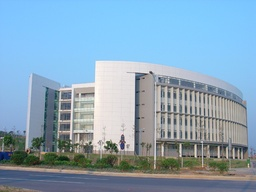
#> input picture Grating_filter/2.jpg, 256 x 192 px, shrunk from 1000 x 750 before the run
$ python Grating_filter.py
#> lines starting #> are read from the running program, lines starting #| are printed output that depends on the picture
import cv2
import numpy as np
import skimage.util as skut
import matplotlib.pyplot as plt

picture_address = '2.jpg'
d_rad = 2
plot_all = 0  # bool


def create_filter(condition, x_pixel, y_pixel=None):  # x -> j, and y -> -i
    """返回一个滤波器。
    可通过的范围条件（表达式），x像素值，y像素值"""
    if y_pixel is None:
        y_pixel = x_pixel
    ranges = [-int(x_pixel / 2), x_pixel - int(x_pixel / 2), -int(y_pixel / 2), y_pixel - int(y_pixel / 2)]
    x, y = np.meshgrid(np.arange(ranges[0], ranges[1], 1), np.arange(ranges[2], ranges[3], 1))
    filter0 = np.ones([y_pixel, x_pixel]) * (eval(condition))
    return filter0


def draw_pics(window_name, pic):
    """多图绘图工具
    [图1窗口，图2窗口……],[图1，图2……]"""
    if type(window_name) == str:
        window_name, pic = [window_name], [pic]  # show only 1 picture
    for i in range(len(pic)):
        cv2.imshow(window_name[i], pic[i])
    cv2.waitKey(0)
    cv2.destroyAllWindows()


def catchpic(pic_name):
    """读取'pic_name'中的图片，返回灰度图和开根号的复振幅（倾角0）
    pic_name:图片的位置"""
#> called with pic_name = '2.jpg'
    pic_gray = cv2.imread(pic_name, 0)
#> pic_gray: shape (192, 256); min 16, max 253, mean 158.6
    pic_sqrt = np.sqrt(pic_gray)
    pic_gray = np.array(pic_gray / pic_gray.max(), dtype='float64')  # float64 & uint8
    pic_sqrt = np.array(pic_sqrt / pic_sqrt.max(), dtype='float64')  # float64 & uint8
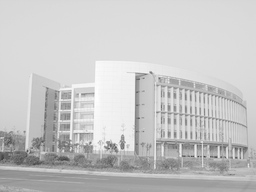
#> pic_sqrt: shape (192, 256) float64; min 0.251, max 1, mean 0.782
    return pic_gray, pic_sqrt


def comppic(pic1, pic2, bins=20, max_value=1, get_hist_pic=False, title=''):
    """输入两张图片，输出两张图片的绝对差值的分布直方图以及期望值
    默认数量是20个区间
    默认区间是[0，1]"""
    pixel = min(pic1.shape)
    different = cv2.absdiff(pic1, pic2).reshape(np.prod(pic1.shape))
    if get_hist_pic:
        plt.hist(different, bins, (0, max_value), density=True)
        # bins显示有几个直方,normed是否对数据进行标准化
        plt.title('Distribution of %s filter errors' % title)
        plt.xlabel('Error after filtering')
        plt.ylabel('Distribution density of pixels')
        plt.show()
    return np.sum(different ** 2) / pixel ** 2


def main():
    # 读取图片并转化为灰度值
    pic2, pic1 = catchpic(picture_address)
    pic_shape_xy = [pic2.shape[1], pic2.shape[0]]
#> pic_shape_xy = [256, 192]
    pixel = min(pic_shape_xy)  # pixel_x = pixel_y
#> pixel = 192
    # draw_pics('pic-gray', pic2)

    # 添加噪声
    pic2_gauss = skut.random_noise(pic2, 'gaussian', var=0.09)  # 高斯噪声方差
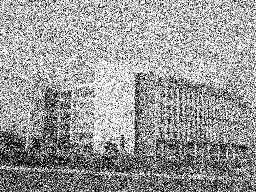
#> pic2_gauss: shape (192, 256) float64; min 0, max 1, mean 0.608
    pic2_salt = skut.random_noise(pic2, 's&p', amount=0.09)  # 椒盐噪声比例
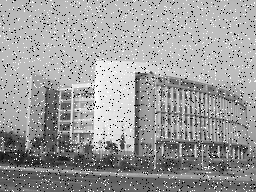
#> pic2_salt: shape (192, 256) float64; min 0, max 1, mean 0.615
    pic2_mix = skut.random_noise(pic2_salt, 'gaussian', var=0.09)  # 混合
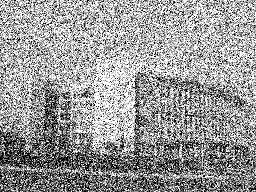
#> pic2_mix: shape (192, 256) float64; min 0, max 1, mean 0.6
    pics2 = [pic2, pic2_gauss, pic2_salt, pic2_mix]  # 下面要选择第几项来继续
    draw_pics(['0', '1-gauss', '2-salt', '3-mix'], pics2)
#> the loop in draw_pics, `for i in range(len(pic)):` made 4 passes
    noise_title = ['None', 'Gaussian', 'Salt-Pepper', 'Mixture']
    f_r, err, a_err = [], [], []  # now_filter_radius, its error, all error

    # num_of_pic = eval(input('num of (0,1,2,3) for (None, Gauss, Salt, Mix) :'))
    for num_of_pic in range(4):
        filter_radius = d_rad
        f_r, err = [], [],  # clear all
        while filter_radius < (pixel / 2):
            is_plot = filter_radius == d_rad \
                      or filter_radius + d_rad >= (pixel / 2) \
                      or filter_radius < (pixel / 4) <= filter_radius + d_rad

            # 构造滤波器filter0
            circle_filter = 'np.sqrt(x ** 2 + y ** 2) < %s' % filter_radius
            # square_filter = '(np.abs(x)<11)&(np.abs(y)<11)'
            filter0 = create_filter(circle_filter, pic_shape_xy[0], pic_shape_xy[1])
            if is_plot and plot_all:
                print(filter_radius)
                draw_pics('filter', filter0 * 0.7)  # 灰色背景，黑色滤波器

            # 从上面选一个，FFT，移频，滤波
            pic1_0 = np.sqrt(pics2[num_of_pic])  # 0,1,2,3
            fft_pic1 = np.fft.fft2(pic1_0)
            fft_pic1 = np.fft.fftshift(fft_pic1)
            fft_filter0_pic1 = fft_pic1 * filter0

            if is_plot and plot_all:  # FFT后的肉眼所见图样
                fft_pic2 = np.array(np.abs(fft_pic1) ** 2 / np.abs(fft_pic1).max(), dtype='float64')
                fft_pic2_filter0 = 0.5 * np.array(cv2.merge([filter0 * 0.99, filter0 * 0.99, filter0 * 0.99])
                                                  + cv2.merge([fft_pic2 * 0.8, fft_pic2 * 0.99, fft_pic2 * 0.7]),
                                                  dtype='float64')
                draw_pics('fft_pic2_filter0', fft_pic2_filter0)

            # 移频，ifft，绘结果图
            fft_filter0_pic1 = np.fft.ifftshift(fft_filter0_pic1)
            filter0_pic1 = np.fft.ifft2(fft_filter0_pic1)
            filter0_pic2 = np.abs(filter0_pic1) ** 2
            filter0_pic2 = np.array(filter0_pic2, dtype='float64')
            if is_plot and plot_all:
                draw_pics('pic_filter_finished', filter0_pic2)

            # 滤波后与原像素作对比
            if is_plot:
                comppic(pic2, filter0_pic2, get_hist_pic=True,
                        title='noise=%s, radius=%s' % (noise_title[num_of_pic], filter_radius))
            err.append(comppic(pic2, filter0_pic2))
            f_r.append(filter_radius)
            filter_radius += d_rad
        a_err.append(err)
#> this loop made 4 passes
#> pass 1, in comppic (call 49), `plt.show()`:
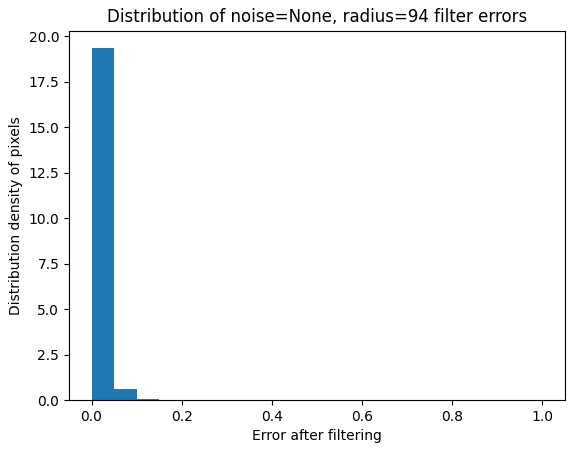
#> figure drawn by matplotlib, 1 panel; tallest bar 19.34 high, from x = -3.47e-18 to 0.05
#> after the loop:
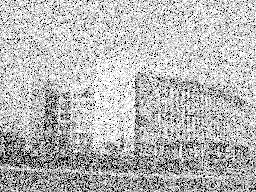
#> pic1_0: shape (192, 256) float64; min 0, max 1, mean 0.726
#> after the loop, a_err = 4 items
    for num_of_pic in range(4):
        plt.plot(f_r, a_err[num_of_pic], label=noise_title[num_of_pic])
    plt.title('Filter MSE distribution under different noises')
    plt.xlabel('Filter radius')
    plt.ylabel('Mean-Square Error')
    plt.legend()
    plt.show()
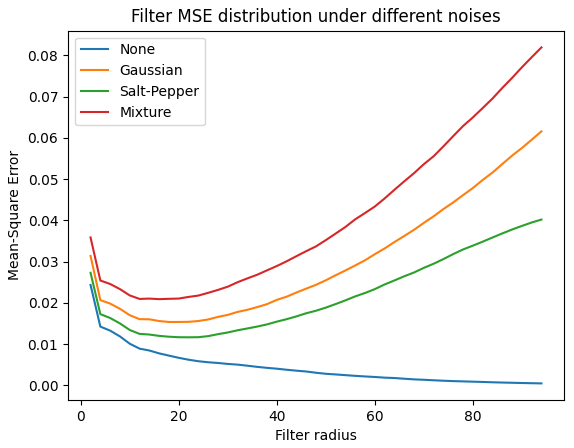
#> figure drawn by matplotlib, 1 panel; curve peaks at x = 2, y = 0.0243; curve peaks at x = 94, y = 0.0616; curve peaks at x = 94, y = 0.0402


if __name__ == '__main__':
    main()
